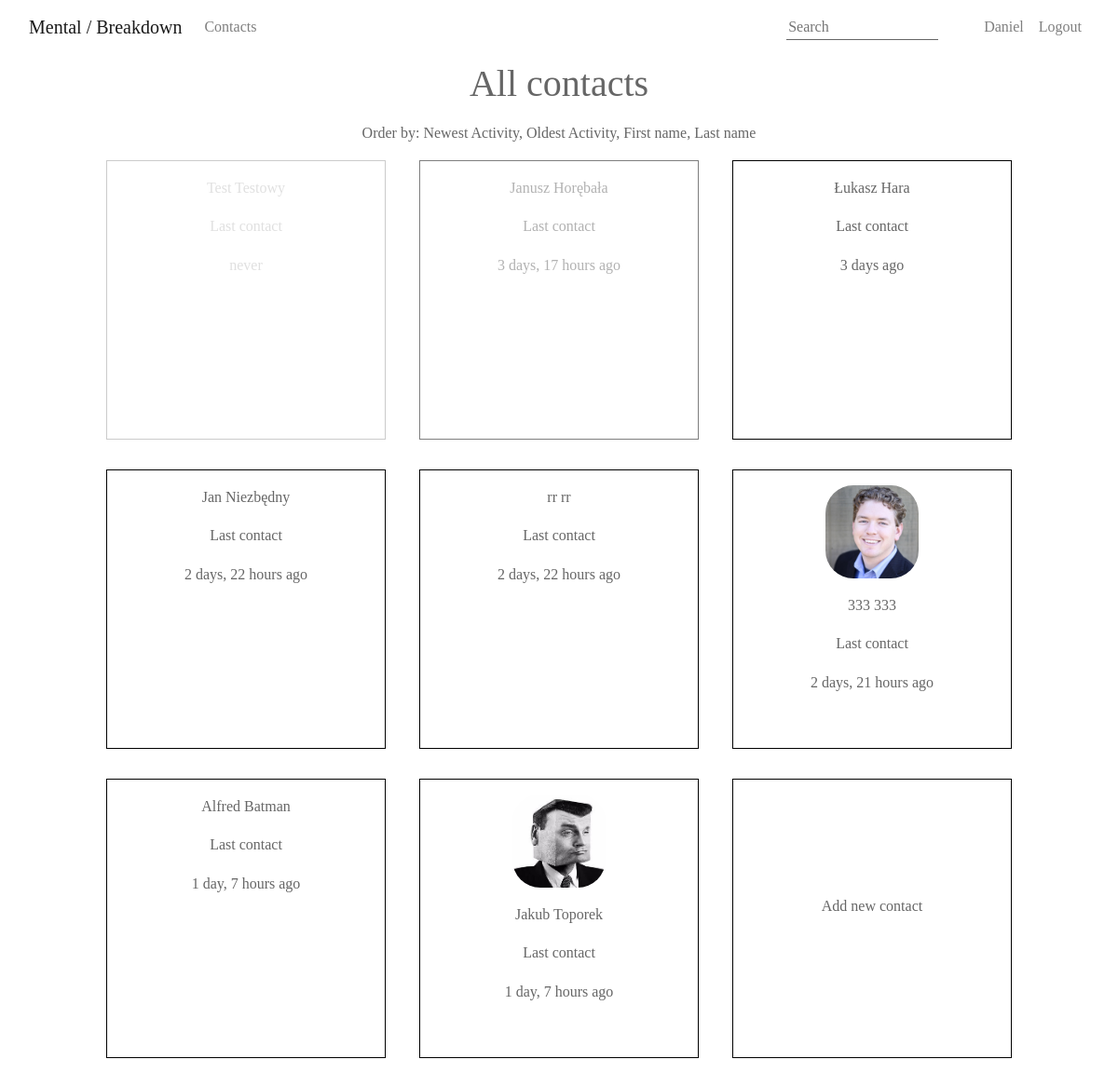
/contacts/sort/oldest_activity (signed in), run on the app's committed database.
### crm/models.py (models this page shows, shortened)
class Contact(models.Model):
    SEX_CHOICES = (
        ('Female', 'Female',),
        ('Male', 'Male',),
        ('Unsure', 'Unsure',),
    )
    first_name = models.CharField(max_length=128)
    last_name = models.CharField(max_length=128)
    birthdate = models.DateField()
    sex = models.CharField(choices=SEX_CHOICES, max_length=64, null=True, default="Unknown")
    description = models.CharField(max_length=600, blank="No description", null="True")
    contacts = models.ManyToManyField('self', through='ContactRelationship')
    activites = models.ForeignKey('Activity', related_name="contact_activity", on_delete=models.CASCADE, null=True)
    updated_at = models.DateTimeField(null=True)
    avatar = models.ImageField(upload_to='images/', null=True)
    created_by = models.ForeignKey(User, null=True, blank=True, on_delete=models.DO_NOTHING,
                                   related_name='created_by')

### crm/views.py (the view, shortened to what this page needs)
# urls.py: path('contacts/sort/<str:sort>', ContactListSort.as_view()),
class ContactListSort(View):
    def get(self, request, sort):
        user = request.user
        if sort == "oldest_activity":
            contacts_list2 = Contact.objects.filter(created_by=user).order_by('updated_at')
            contacts1 = Contact.objects.filter(created_by=user).order_by('updated_at')[0:1]
            contacts2 = Contact.objects.filter(created_by=user).order_by('updated_at')[1:2]
            contacts3 = Contact.objects.filter(created_by=user).order_by('updated_at')[2:]
            return render(request, 'contacts.html',
                          {'contacts_list2': contacts_list2, 'contacts1': contacts1, 'contacts2': contacts2,
                           'contacts3': contacts3})
        contacts = Contact.objects.filter(created_by=user).order_by(sort)
        return render(request, 'contacts.html', {'contacts': contacts})

### crm/forms.py
class NavbarForm(forms.Form):
    name = forms.CharField(label=False, widget=forms.TextInput(attrs={'placeholder': 'Search'}))

### crm/context_processors.py (called while the page is built)
def navbarform(request):
    return {
        'navbarform': NavbarForm()
    }

### crm/templates/contacts.html (shortened to what this page needs)
{% extends 'base.html' %}
{% load humanize %}
{% load extratag %}
{% block content %}
    <div class="row">
        <div class="col-lg-12 contacts-title">
            <h1><a href="/contacts">All contacts</a></h1>
            Order by: <a href="/contacts/sort/{{ "newest_activity" }}">Newest Activity</a>, <a
                href="/contacts/sort/{{ "oldest_activity" }}">Oldest Activity</a>, <a
                href="/contacts/sort/{{ "first_name" }}">First name</a>, <a
                href="/contacts/sort/{{ "last_name" }}">Last name</a>
        </div>
    </div>
    <div class="row">
        <div class="col-lg-12">
            <div class="cards">
            {% if contacts_list2 %}
                    {% for contact in contacts1 %}
                        <a href="/contact/view/{{ contact.id }}">
                            <div class="contact-card" style="opacity: 0.2;">
                                <p>{{ contact.first_name }} {{ contact.last_name }}</p>
                                <p>Last contact</p>
                                {% if contact.updated_at is not null %}
                                    <p>{{ contact.updated_at|naturaltime }} </p>
                                {% else %}
                                    <p>never</p>
                                {% endif %}
                            </div>
                        </a>
                    {% endfor %}
                    {% for contact in contacts2 %}
                        <a href="/contact/view/{{ contact.id }}">
                            <div class="contact-card" style="opacity: 0.5;">
                                <p>{{ contact.first_name }} {{ contact.last_name }}</p>
                                <p>Last contact</p>
                                {% if contact.updated_at is not null %}
                                    <p>{{ contact.updated_at|naturaltime }} </p>
                                {% else %}
                                    <p>never</p>
                                {% endif %}
                            </div>
                        </a>
                    {% endfor %}
                    {% for contact in contacts3 %}
                        <a href="/contact/view/{{ contact.id }}">
                            <div class="contact-card">
                                {% if contact.avatar %}
                                    <p><img src="{{ contact.avatar.url }}" width="100px" class="avatar-main"></p>
                                {% endif %}
                                <p>{{ contact.first_name }} {{ contact.last_name }}</p>
                                <p>Last contact</p>
                                {% if contact.updated_at is not null %}
                                    <p>{{ contact.updated_at|naturaltime }} </p>
                                {% else %}
                                    <p>never</p>
                                {% endif %}
                            </div>
                        </a>
                    {% endfor %}
                    <a href="/contact/create">
                        <div class="contact-card">
                            <p class="add-contact">Add new contact</p>
                        </div>
                    </a>
                {% endif %}
            </div>
        </div>
    </div>
{% endblock %}

### crm/templates/base.html (shortened to what this page needs)
{% load static %}
<html>
<head>
    <link rel="stylesheet" href="https://stackpath.bootstrapcdn.com/bootstrap/4.4.1/css/bootstrap.min.css"
>
    <link rel="stylesheet" href="{% static 'css/style.css' %}">
    <link rel="stylesheet" href="/static/css/tagsinput.css"/>
    <link rel="stylesheet" href="https://cdnjs.cloudflare.com/ajax/libs/datepicker/0.6.5/datepicker.min.css"
/>
</head>
<body>
<div class="container-fluid">
    <div class="row">
        <div class="col-md-12">
            <nav class="navbar navbar-expand-lg navbar-light">
                <a class="desktop navbar-brand" href="/">Mental / Breakdown</a>
                <div class="collapse navbar-collapse" id="bs-example-navbar-collapse-1">
                    <ul class="navbar-nav">
                        {% if user.is_authenticated %}
                            <li class="nav-item">
                                <a class="nav-link" href="/contacts">Contacts</a>
                            </li>
                        {% endif %}
                    </ul>
                    <ul class="navbar-nav ml-md-auto">
                        {% if user.is_authenticated %}
                            <form class="form-inline" action="/search/" method="GET">
                                {{ navbarform }}
                            </form>
                        {% endif %}
                        {% block user %}
                            {% if user.is_authenticated %}
                                <li class="nav-item">
                                    <a class="nav-link" href="#">{{ user.username|capfirst }}</a>
                                </li>
                                <li class="nav-item">
                                    <a class="nav-link" href="/logout">Logout</a>
                                </li>
                            {% else %}
                                <li><a href="/accounts/login/">login</a></li>
                            {% endif %}
                        {% endblock %}
                    </ul>
                </div>
            </nav>
        </div>
    </div>
    <div class="row">
        <div class="col-md-12">
            <div class="center-div">
                {% block content %}
                {% endblock %}
            </div>
        </div>
    </div>
</div>
</body>
</html>

### crm/static/css/style.css (style rules this page uses)
html { line-height: 1.6; }
body, p, a { font-family: "Times New Roman", Times, serif; color: #666666; line-height: 1.6; }
input { border: none; border-bottom: 1px solid #666666; }
.avatar-main { border-radius: 30px; }
h1, h2, h3, h4, h5 { line-height: 1.2; color: #444444 }
.contact-card { border: solid 1px black; margin: 1rem; padding: 1rem; display: inline-block; width: 300px; height: 300px; vertical-align: middle; }
.contacts-title { text-align: center; }
.add-contact { height: 15rem; display: flex; align-items: center; justify-content: center; }
.cards { align-content: center; text-align: center; }
.form-inline #id_name { width: 80%; }
.form-inline { margin: 0; }

### data on the page
Contact: first_name "Test", last_name "Testowy", shows "never"
Contact: first_name "Janusz", last_name "Horębała", updated_at "3 days, 17 hours ago"
Contact: first_name "Łukasz", last_name "Hara", updated_at "3 days ago"
Contact: first_name "Jan", last_name "Niezbędny", updated_at "2 days, 22 hours ago"
Contact: first_name "rr", last_name "rr", updated_at "2 days, 22 hours ago"
Contact: avatar (picture), first_name "333", last_name "333", updated_at "2 days, 21 hours ago"
Contact: first_name "Alfred", last_name "Batman", updated_at "1 day, 7 hours ago"
Contact: avatar (picture), first_name "Jakub", last_name "Toporek", updated_at "1 day, 7 hours ago"

### other printed values
{{ user.username|capfirst }} "Daniel"
